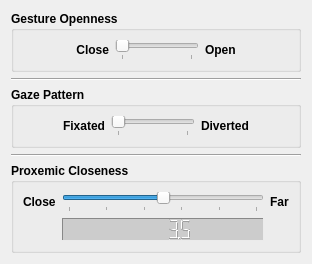
             <widget class="QWidget" name="nonVerbalParameters">
              <attribute name="title">
               <string>Non-Verbal</string>
              </attribute>
              <layout class="QGridLayout" name="gridLayout_11">
               <item row="0" column="0">
                <layout class="QGridLayout" name="gridLayout_12">
                 <item row="0" column="0">
                  <widget class="QGroupBox" name="groupBox_5">
                   <property name="font">
                    <font>
                     <weight>75</weight>
                     <bold>true</bold>
                    </font>
                   </property>
                   <property name="title">
                    <string>Gesture Openness</string>
                   </property>
                   <layout class="QGridLayout" name="gridLayout_22">
                    <item row="0" column="0">
                     <layout class="QGridLayout" name="gridLayout_21">
                      <item row="0" column="3">
                       <widget class="QLabel" name="label_2">
                        <property name="text">
                         <string>Open</string>
                        </property>
                        <property name="alignment">
                         <set>Qt::AlignLeading|Qt::AlignLeft|Qt::AlignVCenter</set>
                        </property>
                       </widget>
                      </item>
                      <item row="0" column="0">
                       <spacer name="horizontalSpacer_4">
                        <property name="orientation">
                         <enum>Qt::Horizontal</enum>
                        </property>
                        <property name="sizeHint" stdset="0">
                         <size>
                          <width>40</width>
                          <height>20</height>
                         </size>
                        </property>
                       </spacer>
                      </item>
                      <item row="0" column="2">
                       <widget class="QSlider" name="gestureOpennessSlider">
                        <property name="sizePolicy">
                         <sizepolicy hsizetype="Fixed" vsizetype="Fixed">
                          <horstretch>0</horstretch>
                          <verstretch>0</verstretch>
                         </sizepolicy>
                        </property>
                        <property name="minimum">
                         <number>0</number>
                        </property>
                        <property name="maximum">
                         <number>1</number>
                        </property>
                        <property name="pageStep">
                         <number>1</number>
                        </property>
                        <property name="value">
                         <number>0</number>
                        </property>
                        <property name="orientation">
                         <enum>Qt::Horizontal</enum>
                        </property>
                        <property name="tickPosition">
                         <enum>QSlider::TicksBelow</enum>
                        </property>
                       </widget>
                      </item>
                      <item row="0" column="1">
                       <widget class="QLabel" name="label_10">
                        <property name="text">
                         <string>Close</string>
                        </property>
                        <property name="alignment">
                         <set>Qt::AlignRight|Qt::AlignTrailing|Qt::AlignVCenter</set>
                        </property>
                       </widget>
                      </item>
                      <item row="0" column="4">
                       <spacer name="horizontalSpacer_5">
                        <property name="orientation">
                         <enum>Qt::Horizontal</enum>
                        </property>
                        <property name="sizeHint" stdset="0">
                         <size>
                          <width>40</width>
                          <height>20</height>
                         </size>
                        </property>
                       </spacer>
                      </item>
                     </layout>
                    </item>
                   </layout>
                  </widget>
                 </item>
                 <item row="3" column="0">
                  <widget class="Line" name="line_5">
                   <property name="orientation">
                    <enum>Qt::Horizontal</enum>
                   </property>
                  </widget>
                 </item>
                 <item row="1" column="0">
                  <widget class="Line" name="line_10">
                   <property name="orientation">
                    <enum>Qt::Horizontal</enum>
                   </property>
                  </widget>
                 </item>
                 <item row="4" column="0">
                  <widget class="QGroupBox" name="groupBox_7">
                   <property name="font">
                    <font>
                     <weight>75</weight>
                     <bold>true</bold>
                    </font>
                   </property>
                   <property name="title">
                    <string>Proxemic Closeness</string>
                   </property>
                   <layout class="QGridLayout" name="gridLayout_26">
                    <item row="0" column="0">
                     <layout class="QGridLayout" name="gridLayout_25">
                      <item row="0" column="2">
                       <widget class="QLabel" name="label_4">
                        <property name="text">
                         <string>Far</string>
                        </property>
                        <property name="alignment">
                         <set>Qt::AlignLeading|Qt::AlignLeft|Qt::AlignVCenter</set>
                        </property>
                       </widget>
                      </item>
                      <item row="0" column="0">
                       <widget class="QLabel" name="label_3">
                        <property name="text">
                         <string>Close</string>
                        </property>
                       </widget>
                      </item>
                      <item row="0" column="1">
                       <widget class="QSlider" name="proxemicsSlider">
                        <property name="sizePolicy">
                         <sizepolicy hsizetype="Expanding" vsizetype="Fixed">
                          <horstretch>0</horstretch>
                          <verstretch>0</verstretch>
                         </sizepolicy>
                        </property>
                        <property name="minimum">
                         <number>0</number>
                        </property>
                        <property name="maximum">
                         <number>10</number>
                        </property>
                        <property name="pageStep">
                         <number>1</number>
                        </property>
                        <property name="value">
                         <number>5</number>
                        </property>
                        <property name="sliderPosition">
                         <number>5</number>
                        </property>
                        <property name="orientation">
                         <enum>Qt::Horizontal</enum>
                        </property>
                        <property name="tickPosition">
                         <enum>QSlider::TicksBelow</enum>
                        </property>
                        <property name="tickInterval">
                         <number>2</number>
                        </property>
                       </widget>
                      </item>
                      <item row="1" column="1">
                       <widget class="QLCDNumber" name="proxemicsLcdNumber">
                        <property name="enabled">
                         <bool>true</bool>
                        </property>
                        <property name="autoFillBackground">
                         <bool>false</bool>
                        </property>
                        <property name="styleSheet">
                         <string notr="true">background-color: rgb(204, 204, 204);</string>
                        </property>
                        <property name="frameShape">
                         <enum>QFrame::Panel</enum>
                        </property>
                        <property name="frameShadow">
                         <enum>QFrame::Sunken</enum>
                        </property>
                        <property name="lineWidth">
                         <number>1</number>
                        </property>
                        <property name="smallDecimalPoint">
                         <bool>true</bool>
                        </property>
                        <property name="value" stdset="0">
                         <double>3.500000000000000</double>
                        </property>
                       </widget>
                      </item>
                     </layout>
                    </item>
                   </layout>
                  </widget>
                 </item>
                 <item row="2" column="0">
                  <widget class="QGroupBox" name="groupBox_4">
                   <property name="font">
                    <font>
                     <weight>75</weight>
                     <bold>true</bold>
                    </font>
                   </property>
                   <property name="title">
                    <string>Gaze Pattern</string>
                   </property>
                   <layout class="QGridLayout" name="gridLayout_20">
                    <item row="0" column="0">
                     <layout class="QGridLayout" name="gridLayout_19">
                      <item row="0" column="1">
                       <widget class="QLabel" name="label_12">
                        <property name="text">
                         <string>Fixated</string>
                        </property>
                        <property name="alignment">
                         <set>Qt::AlignRight|Qt::AlignTrailing|Qt::AlignVCenter</set>
                        </property>
                       </widget>
                      </item>
                      <item row="0" column="3">
                       <widget class="QLabel" name="label_13">
                        <property name="text">
                         <string>Diverted</string>
                        </property>
                        <property name="alignment">
                         <set>Qt::AlignLeading|Qt::AlignLeft|Qt::AlignVCenter</set>
                        </property>
                       </widget>
                      </item>
                      <item row="0" column="2">
                       <widget class="QSlider" name="gazePatternSlider">
                        <property name="sizePolicy">
                         <sizepolicy hsizetype="Expanding" vsizetype="Fixed">
                          <horstretch>0</horstretch>
                          <verstretch>0</verstretch>
                         </sizepolicy>
                        </property>
                        <property name="maximum">
                         <number>1</number>
                        </property>
                        <property name="pageStep">
                         <number>1</number>
                        </property>
                        <property name="value">
                         <number>0</number>
                        </property>
                        <property name="sliderPosition">
                         <number>0</number>
                        </property>
                        <property name="orientation">
                         <enum>Qt::Horizontal</enum>
                        </property>
                        <property name="tickPosition">
                         <enum>QSlider::TicksBelow</enum>
                        </property>
                       </widget>
                      </item>
                      <item row="0" column="0">
                       <spacer name="horizontalSpacer_6">
                        <property name="orientation">
                         <enum>Qt::Horizontal</enum>
                        </property>
                        <property name="sizeHint" stdset="0">
                         <size>
                          <width>40</width>
                          <height>20</height>
                         </size>
                        </property>
                       </spacer>
                      </item>
                      <item row="0" column="4">
                       <spacer name="horizontalSpacer_7">
                        <property name="orientation">
                         <enum>Qt::Horizontal</enum>
                        </property>
                        <property name="sizeHint" stdset="0">
                         <size>
                          <width>40</width>
                          <height>20</height>
                         </size>
                        </property>
                       </spacer>
                      </item>
                     </layout>
                    </item>
                   </layout>
                  </widget>
                 </item>
                </layout>
               </item>
              </layout>
             </widget>
